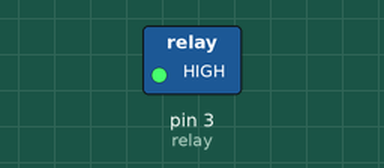
Recording of a sketch running on a simulated Arduino Uno, built with avr-gcc and run on an emulated ATmega328P. Shown: switched loads named in the sketch (green lamp = pin HIGH).

Above: at 2.5 s.
At 7.5 s:
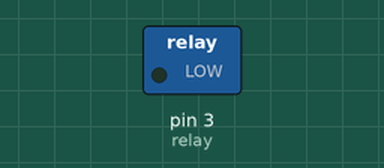
Timing chart, 0 to 13.0 s (numbered marks = the images above):
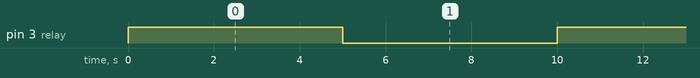

Measured:
- by itself, pin 3 (relay): alternates HIGH for 5.0 s and LOW for 5.0 s

The sketch:

relay_testing.ino
```cpp
#define relay 3
void setup()
{
 pinMode(relay,OUTPUT); // put your setup code here, to run once:

}

void loop()
{
 //  put your main code here, to run repeatedly:
digitalWrite(relay,HIGH);
delay(5000);
digitalWrite(relay,LOW);
delay(5000);
}
```
